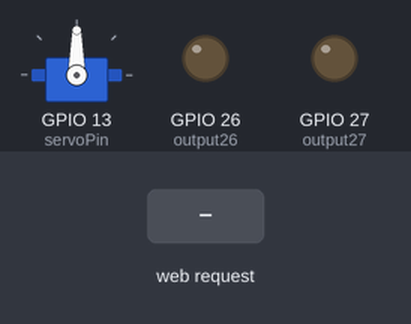
A sketch run on a simulated ESP32. Shown: servo, output pins drawn as LEDs (lit = HIGH). Inputs (shaded band) come from the test bench. WiFi joins after 1.5 s; servers stay silent unless stated; what the sketch prints to the serial monitor is not drawn.

Above: at 2.7 s.
2.8 s: HTTP request GET /26/on received
At 3.1 s:
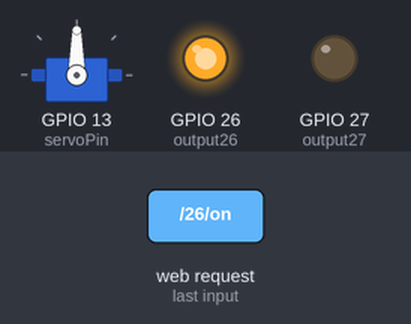
4.3 s: HTTP request GET /?value= received
At 5.5 s:
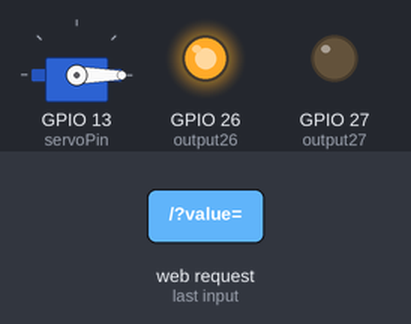
5.8 s: HTTP request GET /26/off received
At 6.6 s:
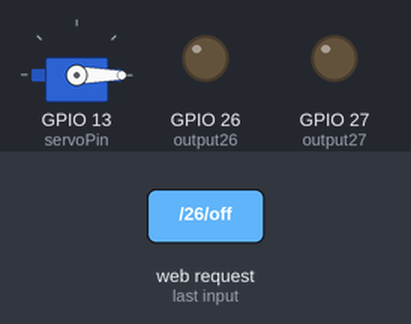
7.3 s: HTTP request GET /27/on received
At 7.7 s:
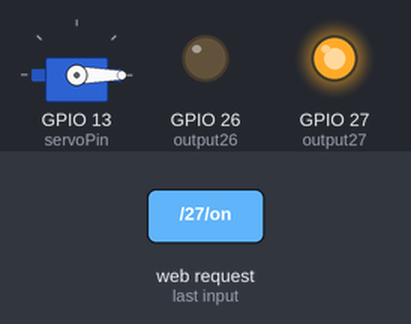
8.8 s: HTTP request GET /26/on received
At 10.0 s:
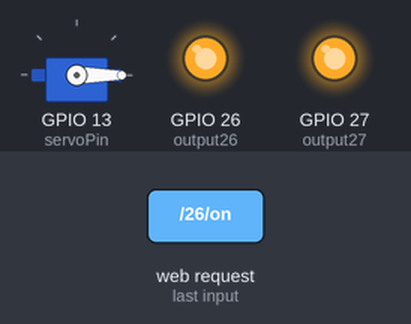
10.3 s: HTTP request GET /27/off received
At 11.2 s:
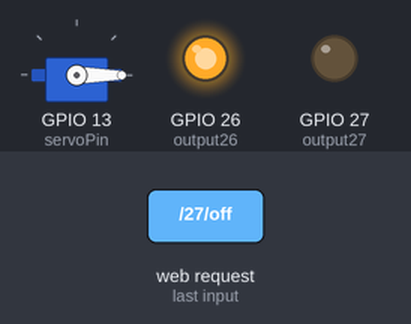
Timing chart, 0 to 12.8 s (numbered marks = the images above; inputs shaded):
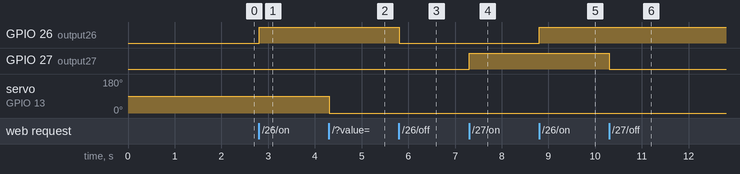

Measured:
- after the input at 2.8 s, GPIO 26 (output26): LOW → HIGH at once
- after the input at 4.3 s, servo on GPIO 13 (servoPin): 90° → 0° at once
- after the input at 5.8 s, GPIO 26 (output26): HIGH → LOW at once
- after the input at 7.3 s, GPIO 27 (output27): LOW → HIGH at once
- after the input at 8.8 s, GPIO 26 (output26): LOW → HIGH at once
- after the input at 10.3 s, GPIO 27 (output27): HIGH → LOW at once

The sketch:

led_and_sevo.ino
```cpp
/*********
  Rui Santos
  Complete project details at http://randomnerdtutorials.com
*********/

// Load Wi-Fi library
#include <WiFi.h>
#include <Servo.h>

Servo myservo;  // create servo object to control a servo
// twelve servo objects can be created on most boards

// GPIO the servo is attached to
static const int servoPin = 13;

// Replace with your network credentials
const char* ssid = "test1";
const char* password = "88888888";

// Set web server port number to 80
WiFiServer server(80);

// Variable to store the HTTP request
String header;

// Decode HTTP GET value
String valueString = String(5);
int pos1 = 0;
int pos2 = 0;

// Auxiliar variables to store the current output state
String output26State = "off";
String output27State = "off";

// Assign output variables to GPIO pins
const int output26 = 26;
const int output27 = 27;

// Current time
unsigned long currentTime = millis();
// Previous time
unsigned long previousTime = 0;
// Define timeout time in milliseconds (example: 2000ms = 2s)
const long timeoutTime = 2000;

void setup() {
  Serial.begin(115200);
   myservo.attach(servoPin);  // attaches the servo on the servoPin to the servo object

  // Initialize the output variables as outputs
  pinMode(output26, OUTPUT);
  pinMode(output27, OUTPUT);
  // Set outputs to LOW
  digitalWrite(output26, LOW);
  digitalWrite(output27, LOW);

  // Connect to Wi-Fi network with SSID and password
  Serial.print("Connecting to ");
  Serial.println(ssid);
  WiFi.begin(ssid, password);
  while (WiFi.status() != WL_CONNECTED) {
    delay(500);
    Serial.print(".");
  }
  // Print local IP address and start web server
  Serial.println("");
  Serial.println("WiFi connected.");
  Serial.println("IP address: ");
  Serial.println(WiFi.localIP());
  server.begin();
}

void loop(){
  WiFiClient client = server.available();   // Listen for incoming clients

  if (client) {                             // If a new client connects,
    currentTime = millis();
    previousTime = currentTime;
    Serial.println("New Client.");          // print a message out in the serial port
    String currentLine = "";                // make a String to hold incoming data from the client
    while (client.connected() && currentTime - previousTime <= timeoutTime) {  // loop while the client's connected
      currentTime = millis();
      if (client.available()) {             // if there's bytes to read from the client,
        char c = client.read();             // read a byte, then
        Serial.write(c);                    // print it out the serial monitor
        header += c;
        if (c == '\n') {                    // if the byte is a newline character
          // if the current line is blank, you got two newline characters in a row.
          // that's the end of the client HTTP request, so send a response:
          if (currentLine.length() == 0) {
            // HTTP headers always start with a response code (e.g. HTTP/1.1 200 OK)
            // and a content-type so the client knows what's coming, then a blank line:
            client.println("HTTP/1.1 200 OK");
            client.println("Content-type:text/html");
            client.println("Connection: close");
            client.println();

            // turns the GPIOs on and off
            if (header.indexOf("GET /26/on") >= 0) {
              Serial.println("GPIO 26 on");
              output26State = "on";
              digitalWrite(output26, HIGH);
            } else if (header.indexOf("GET /26/off") >= 0) {
              Serial.println("GPIO 26 off");
              output26State = "off";
              digitalWrite(output26, LOW);
            } else if (header.indexOf("GET /27/on") >= 0) {
              Serial.println("GPIO 27 on");
              output27State = "on";
              digitalWrite(output27, HIGH);
            } else if (header.indexOf("GET /27/off") >= 0) {
              Serial.println("GPIO 27 off");
              output27State = "off";
              digitalWrite(output27, LOW);
            }

            // Display the HTML web page
            client.println("<!DOCTYPE html><html>");
            client.println("<head><meta name=\"viewport\" content=\"width=device-width, initial-scale=1\">");
            client.println("<link rel=\"icon\" href=\"data:,\">");
            // CSS to style the on/off buttons
            // Feel free to change the background-color and font-size attributes to fit your preferences
            client.println("<style>html { font-family: Helvetica; display: inline-block; margin: 0px auto; text-align: center;}");
            client.println(".button { background-color: #4CAF50; border: none; color: white; padding: 16px 40px;");
            client.println("text-decoration: none; font-size: 30px; margin: 2px; cursor: pointer;}");
            client.println(".button2 {background-color: #555555;}</style></head>");

            // Feel free to change the background-color and font-size attributes to fit your preferences
            client.println("<style>body { text-align: center; font-family: \"Trebuchet MS\", Arial; margin-left:auto; margin-right:auto;}");
            client.println(".slider { width: 300px; }</style>");
            client.println("<script src=\"https://ajax.googleapis.com/ajax/libs/jquery/3.3.1/jquery.min.js\"></script>");


            // Web Page Heading
            client.println("<body><h1>ESP32 Web Server</h1>");

            // Display current state, and ON/OFF buttons for GPIO 26
            client.println("<p>GPIO 26 - State " + output26State + "</p>");
            // If the output26State is off, it displays the ON button
            if (output26State=="off") {
              client.println("<p><a href=\"/26/on\"><button class=\"button\">ON</button></a></p>");
            } else {
              client.println("<p><a href=\"/26/off\"><button class=\"button button2\">OFF</button></a></p>");
            }

            // Display current state, and ON/OFF buttons for GPIO 27
            client.println("<p>GPIO 27 - State " + output27State + "</p>");
            // If the output27State is off, it displays the ON button
            if (output27State=="off") {
              client.println("<p><a href=\"/27/on\"><button class=\"button\">ON</button></a></p>");
            } else {
              client.println("<p><a href=\"/27/off\"><button class=\"button button2\">OFF</button></a></p>");
            }

            client.println("<p>Light Dimmer Position: <span id=\"servoPos\"></span></p>");
            client.println("<input type=\"range\" min=\"0\" max=\"180\" class=\"slider\" id=\"servoSlider\" onchange=\"servo(this.value)\" value=\""+valueString+"\"/>");

            client.println("<script>var slider = document.getElementById(\"servoSlider\");");
            client.println("var servoP = document.getElementById(\"servoPos\"); servoP.innerHTML = slider.value;");
            client.println("slider.oninput = function() { slider.value = this.value; servoP.innerHTML = this.value; }");
            client.println("$.ajaxSetup({timeout:1000}); function servo(pos) { ");
            client.println("$.get(\"/?value=\" + pos + \"&\"); {Connection: close};}</script>");


            client.println("</body></html>");

            //GET /?value=180& HTTP/1.1
            if(header.indexOf("GET /?value=")>=0) {
              pos1 = header.indexOf('=');
              pos2 = header.indexOf('&');
              valueString = header.substring(pos1+1, pos2);

              //Rotate the servo
              myservo.write(valueString.toInt());
              Serial.println(valueString);
            }

            // The HTTP response ends with another blank line
            client.println();
            // Break out of the while loop
            break;
          } else { // if you got a newline, then clear currentLine
            currentLine = "";
          }
        } else if (c != '\r') {  // if you got anything else but a carriage return character,
          currentLine += c;      // add it to the end of the currentLine
        }
      }
    }
    // Clear the header variable
    header = "";
    // Close the connection
    client.stop();
    Serial.println("Client disconnected.");
    Serial.println("");
  }
}
```
